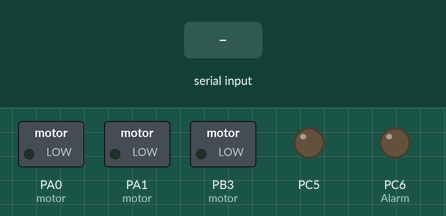
This program was run on a simulated ATmega32, built with avr-gcc and emulated at 16 MHz. On the bench: switched loads named in the program (green lamp = pin HIGH), output pins drawn as LEDs (lit = HIGH). Inputs (shaded band) come from the test bench.

Above: at 1.2 s.
1.3 s: "f" received over Serial
At 2.1 s:
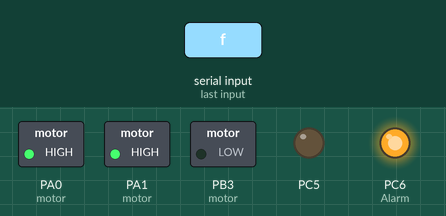
3.3 s: "n" received over Serial
At 4.4 s:
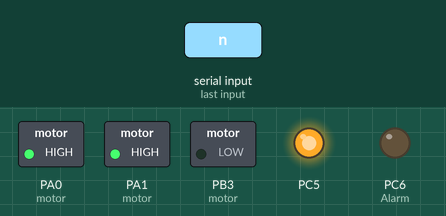
4.8 s: "f" received over Serial
At 5.2 s:
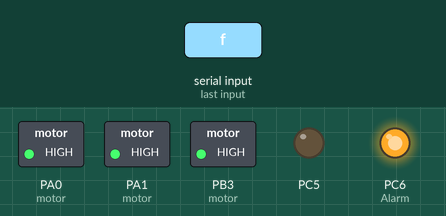
Timing chart, 0 to 7.8 s (numbered marks = the images above; inputs shaded):
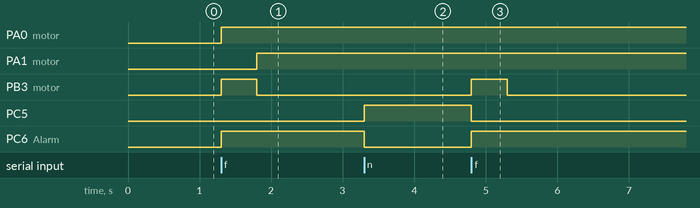

The program:

main.c
```c
/*
 * Fire Alarm_Recieve.c
 *
 * Created: 21/09/2023 09:49:43 PM
 * Author : ziad
 */


#define F_CPU 16000000ul
#include <avr/io.h>
#include <util/delay.h>


void UART_INIT(unsigned int baud);
void UART_sendchar(unsigned char data);
unsigned char UART_receivechar();
void UART_sendString(char *str);

void UART_send_byte( char byte);
char  UART_recieve_byte(void);
void  UART_recieve_string(char * ptr);

void LCD_send_data_4bit(unsigned char data);
void LCD_send_command_4bit(unsigned char cmd);
void LCD_INIT_4bit(void);
void LCD_send_string_4bit( char* str);

void motor(unsigned char d,unsigned char r);

#define setbit(reg,bit) reg|=(1<<bit)
#define clearbit(reg,bit) reg&=~(1<<bit)
#define toggelbit(reg,bit) reg^=(1<<bit)
#define readbit(reg,bit) ((reg>>bit)&1)


int main(void)
{
	UART_INIT(103);
	unsigned char x;


	setbit(DDRC,6); // Alarm RED LED
	setbit(DDRC,5); // Green LED

	while (1)
	{
	    x = UART_receivechar();
		//UART_sendchar(x);


		if (x == 'f')
		{
			setbit(PORTC,6);  // Alarm RED LED (On)
			clearbit(PORTC,5);  // Green LED   (off)

			motor(100,1);  // Let Motor Turn Right (1: IN1) With Full Speed (Indication of DC motor Connected with Window, T0 open it in Alarm Mode)
			_delay_ms(500);
			motor(0,0);    // Motor Stop
			_delay_ms(500);

		}

		else if (x == 'n')
		{

			setbit(PORTC,5);  // Green LED
			clearbit(PORTC,6);  // Alarm RED LED
			/*
			motor(100,0);     // Let Motor Turn left (0: IN2) With 50% of its Full Speed (Indication of DC motor Connected with Window, To Close it in Normal Mode)
			_delay_ms(500);
			motor(0,0);     // Motor Stop
			_delay_ms(500);
			*/

		}


	}
}

void motor(unsigned char d,unsigned char r) // d for Duty Cycle (Speed) and r for direction
{

	//Set Direction of PORT A0 and PORT A1 to Output.    // Another way : [ DDRA  |= (1<<PA0 ) | (1<<PA1); ]
	setbit(DDRA,0);
    setbit(DDRA,1);

	if (r>=1)
		setbit(PORTA,0); // PA0 IN1 high [ PORTA = 1<<PA0; ]
	else
		setbit(PORTA,1); // PA1 IN2 high [ PORTA = 1<<PA1; ]

	TCCR0 = (1<<WGM00) | (1<<WGM01) | (1<<COM01) | (1<<CS00) ; // PWM Register : for Enable the FASTPWM mode , To Enable Non-Inverted Mode , To set no Prescale
	DDRB|=(1<<PB3);// PIN OC0 output Enable1 pwm
	OCR0=((d*255)/100);

}

void UART_INIT(unsigned int baud)
{
	// 8 bit data 1 stop bit
	UCSRB |= (1 << RXEN) | (1 << TXEN);	// Enable UART transmitter and receiver
	UCSRC |= (1 << URSEL)| (1 << UCSZ0) | (1 << UCSZ1);	//8 bit data and 1 stop bit
	UBRRL = baud;//lower
	UBRRH = (baud >> 8);//higher
}

void UART_sendchar(unsigned char data)
{   // 1-check empty or not
	// 2-udr data register for send or recive
	// 3-check data send
	while(readbit(UCSRA,UDRE)==0)// wait the reg to be empty
	{		}
	UDR = data; // send  data
	while(readbit(UCSRA,TXC)==0)// wait till the data to be send
	{		}
}

unsigned char UART_receivechar()
{
	while(readbit(UCSRA,RXC)==0) // wait the data to be receive
	{	;	}

	return UDR;// data source for variables
}


void UART_sendString(char *str)
{
	int count =0 ;
	while (str[count]  != 0)
	{
		UART_sendchar(str[count]);
		count ++;
	}
	UART_send_byte(str[count]);
}


void  UART_recieve_string(char * ptr)
{
	int i=0;
	ptr[i]=UART_recieve_byte();
	while(ptr[i] !='#')
	{
		i++;
		ptr[i]=UART_recieve_byte();

	}
	ptr[i]='\0';


}
void UART_send_byte( char byte)
{
	while(!(UCSRA &(1<<UDRE))); // while shift register flag != 1 (not empty))
	UDR=byte;

}

char  UART_recieve_byte(void)
{
	while((UCSRA & (1<<RXC)) ==0);

	return UDR ;


}
```

Measured:
- after the input at 1.3 s, PA0 (motor), PC6 (Alarm): LOW → HIGH at once; PA1 (motor): LOW → HIGH after 0.50 s; PB3 (motor): LOW → HIGH at once, → LOW 0.50 s later
- after the input at 3.3 s, PC5: LOW → HIGH at once; PC6 (Alarm): HIGH → LOW at once
- after the input at 4.8 s, PB3 (motor): LOW → HIGH at once, → LOW 0.50 s later; PC5: HIGH → LOW at once; PC6 (Alarm): LOW → HIGH at once
